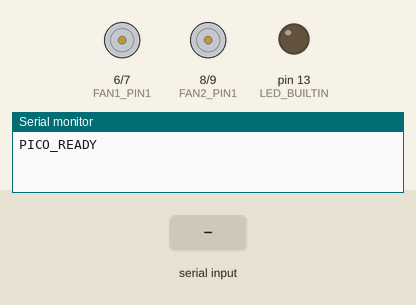
Recording of a sketch running on a simulated Arduino Uno, built with avr-gcc and run on an emulated ATmega328P. Shown: motor-driver pin pairs drawn as motors (green arrow = first pin HIGH = forward, orange = second pin HIGH = backward, longer = more drive), output pins drawn as LEDs (lit = HIGH), the last lines printed to the serial monitor. The inputs (shaded band) are chosen by the test bench.

Above: at 1.2 s.
1.3 s: "TEMP:\n" received over Serial
At 2.0 s:
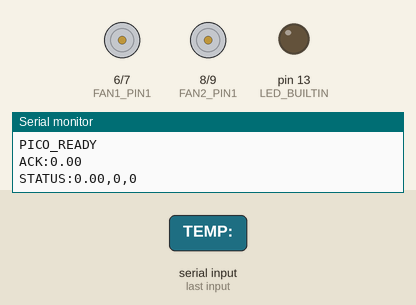
2.8 s: "SPEED:90\n" received over Serial
At 3.9 s:
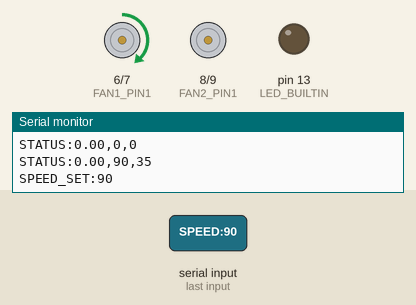
4.3 s: "TEMP:90\n" received over Serial
At 5.5 s:
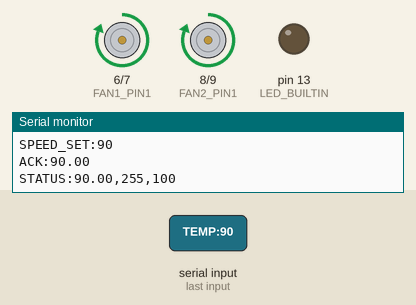
Timing chart, 0 to 10.8 s (numbered marks = the images above; inputs shaded):
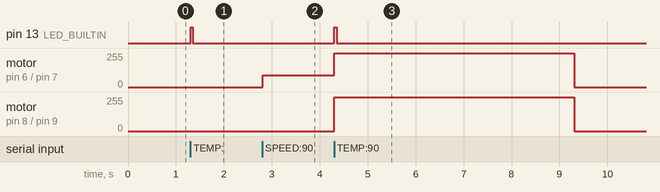

Measured:
- after the input at 1.3 s, pin 13 (LED_BUILTIN): LOW → HIGH at once, → LOW 0.05 s later
- after the input at 2.8 s, motor on pin 6 (FAN1_PIN1) / pin 7 (FAN1_PIN2): stopped → forward 90/255 at once
- after the input at 4.3 s, pin 13 (LED_BUILTIN): LOW → HIGH at once, → LOW 0.05 s later; motor on pin 6 (FAN1_PIN1) / pin 7 (FAN1_PIN2): forward 90/255 → forward 255/255 at once, → stopped 5.0 s later; motor on pin 8 (FAN2_PIN1) / pin 9 (FAN2_PIN2): stopped → forward 255/255 at once, → stopped 5.0 s later

The sketch:

Pico_Fan_Controller.ino
```cpp
// Raspberry Pi Pico Fan Controller by aban0917
// GPIO pins connected to L298N motor driver
#define FAN1_PIN1 2  // IN1 - Fan 1 control
#define FAN1_PIN2 3  // IN2 - Fan 1 reverse (unused)
#define FAN2_PIN1 4  // IN3 - Fan 2 control
#define FAN2_PIN2 5  // IN4 - Fan 2 reverse (unused)
#define FAN1_PIN1 6  // IN5 - Fan 3 control
#define FAN1_PIN2 7  // IN6 - Fan 3 reverse (unused)
#define FAN2_PIN1 8  // IN7 - Fan 4 control
#define FAN2_PIN2 9  // IN8 - Fan 4 control (unused)

// Temperature thresholds in Celsius
#define TEMP_OFF 40
#define TEMP_LOW 50
#define TEMP_MEDIUM 60
#define TEMP_HIGH 70
#define TEMP_MAX 75

float currentTemp = 0;
int fanSpeed = 0;
unsigned long lastReceived = 0;
#define TIMEOUT 5000

void setup() {
  Serial.begin(115200);

  pinMode(FAN1_PIN1, OUTPUT);
  pinMode(FAN1_PIN2, OUTPUT);
  pinMode(FAN2_PIN1, OUTPUT);
  pinMode(FAN2_PIN2, OUTPUT);

  analogWrite(FAN1_PIN1, 0);
  digitalWrite(FAN1_PIN2, LOW);
  analogWrite(FAN2_PIN1, 0);
  digitalWrite(FAN2_PIN2, LOW);

  Serial.println("PICO_READY");

  pinMode(LED_BUILTIN, OUTPUT);
  digitalWrite(LED_BUILTIN, LOW);
}

void loop() {
  if (Serial.available() > 0) {
    String data = Serial.readStringUntil('\n');
    data.trim();

    if (data.startsWith("TEMP:")) {
      currentTemp = data.substring(5).toFloat();
      lastReceived = millis();

      Serial.print("ACK:");
      Serial.println(currentTemp);

      updateFanSpeed(currentTemp);

      digitalWrite(LED_BUILTIN, HIGH);
      delay(50);
      digitalWrite(LED_BUILTIN, LOW);
    }
    else if (data.startsWith("PING")) {
      Serial.println("PONG");
    }
    else if (data.startsWith("SPEED:")) {
      int manualSpeed = data.substring(6).toInt();
      setFanSpeed(constrain(manualSpeed, 0, 255));
      Serial.print("SPEED_SET:");
      Serial.println(fanSpeed);
    }
  }

  if (millis() - lastReceived > TIMEOUT && lastReceived > 0) {
    setFanSpeed(0);
    currentTemp = 0;
  }

  delay(10);
}

void updateFanSpeed(float temp) {
  int speed;

  if (temp < TEMP_OFF) {
    speed = 0;
  }
  else if (temp < TEMP_LOW) {
    speed = map(temp, TEMP_OFF, TEMP_LOW, 0, 64);
  }
  else if (temp < TEMP_MEDIUM) {
    speed = map(temp, TEMP_LOW, TEMP_MEDIUM, 64, 128);
  }
  else if (temp < TEMP_HIGH) {
    speed = map(temp, TEMP_MEDIUM, TEMP_HIGH, 128, 192);
  }
  else if (temp < TEMP_MAX) {
    speed = map(temp, TEMP_HIGH, TEMP_MAX, 192, 255);
  }
  else {
    speed = 255;
  }

  setFanSpeed(speed);
}

void setFanSpeed(int speed) {
  fanSpeed = constrain(speed, 0, 255);

  // Control both fans with PWM
  analogWrite(FAN1_PIN1, fanSpeed);
  digitalWrite(FAN1_PIN2, LOW);
  analogWrite(FAN2_PIN1, fanSpeed);
  digitalWrite(FAN2_PIN2, LOW);

  // Send status back to PC
  Serial.print("STATUS:");
  Serial.print(currentTemp);
  Serial.print(",");
  Serial.print(fanSpeed);
  Serial.print(",");
  Serial.println((fanSpeed * 100) / 255);
}
```
